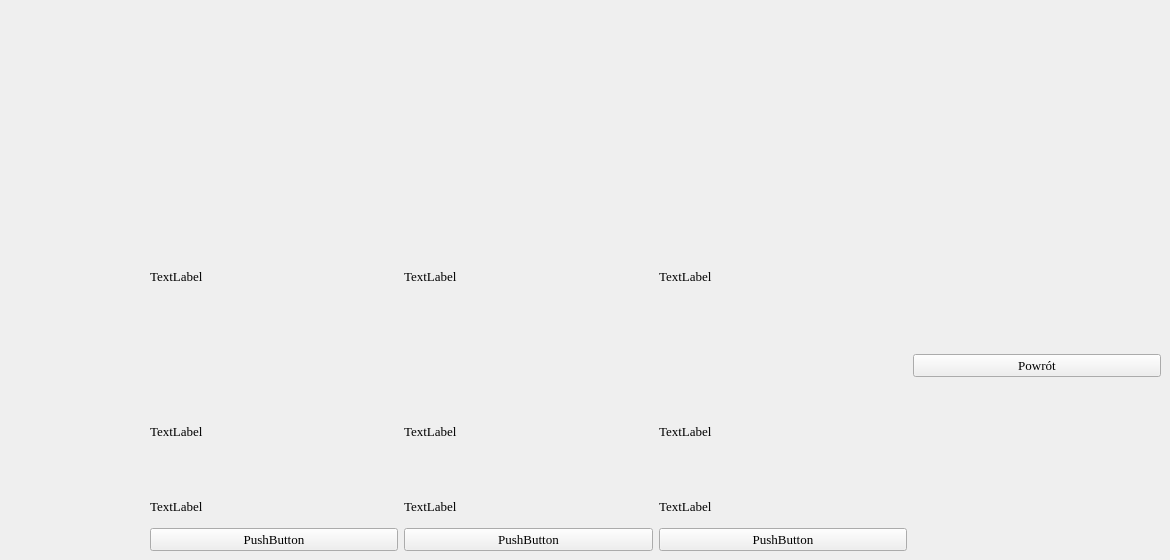
      <widget class="QWidget" name="page_5">
       <widget class="QWidget" name="horizontalLayoutWidget">
        <property name="geometry">
         <rect>
          <x>150</x>
          <y>180</y>
          <width>1011</width>
          <height>371</height>
         </rect>
        </property>
        <layout class="QHBoxLayout" name="horizontal_layout_5">
         <item>
          <layout class="QVBoxLayout" name="town_hero_1_layout">
           <property name="sizeConstraint">
            <enum>QLayout::SetFixedSize</enum>
           </property>
           <item>
            <widget class="QLabel" name="label_13">
             <property name="minimumSize">
              <size>
               <width>0</width>
               <height>192</height>
              </size>
             </property>
             <property name="maximumSize">
              <size>
               <width>16777215</width>
               <height>192</height>
              </size>
             </property>
             <property name="font">
              <font>
               <family>Times New Roman</family>
               <pointsize>10</pointsize>
              </font>
             </property>
             <property name="text">
              <string>TextLabel</string>
             </property>
            </widget>
           </item>
           <item>
            <widget class="QLabel" name="label_14">
             <property name="font">
              <font>
               <family>Times New Roman</family>
               <pointsize>10</pointsize>
              </font>
             </property>
             <property name="text">
              <string>TextLabel</string>
             </property>
            </widget>
           </item>
           <item>
            <widget class="QLabel" name="label_16">
             <property name="minimumSize">
              <size>
               <width>0</width>
               <height>32</height>
              </size>
             </property>
             <property name="maximumSize">
              <size>
               <width>16777215</width>
               <height>32</height>
              </size>
             </property>
             <property name="font">
              <font>
               <family>Times New Roman</family>
               <pointsize>10</pointsize>
              </font>
             </property>
             <property name="text">
              <string>TextLabel</string>
             </property>
            </widget>
           </item>
           <item>
            <widget class="QPushButton" name="buy_hero_1_button">
             <property name="font">
              <font>
               <family>Times New Roman</family>
               <pointsize>10</pointsize>
              </font>
             </property>
             <property name="text">
              <string>PushButton</string>
             </property>
            </widget>
           </item>
          </layout>
         </item>
         <item>
          <layout class="QVBoxLayout" name="town_hero_2_layout">
           <property name="sizeConstraint">
            <enum>QLayout::SetFixedSize</enum>
           </property>
           <item>
            <widget class="QLabel" name="label_17">
             <property name="minimumSize">
              <size>
               <width>0</width>
               <height>192</height>
              </size>
             </property>
             <property name="maximumSize">
              <size>
               <width>16777215</width>
               <height>192</height>
              </size>
             </property>
             <property name="font">
              <font>
               <family>Times New Roman</family>
               <pointsize>10</pointsize>
              </font>
             </property>
             <property name="text">
              <string>TextLabel</string>
             </property>
            </widget>
           </item>
           <item>
            <widget class="QLabel" name="label_18">
             <property name="font">
              <font>
               <family>Times New Roman</family>
               <pointsize>10</pointsize>
              </font>
             </property>
             <property name="text">
              <string>TextLabel</string>
             </property>
            </widget>
           </item>
           <item>
            <widget class="QLabel" name="label_24">
             <property name="minimumSize">
              <size>
               <width>0</width>
               <height>32</height>
              </size>
             </property>
             <property name="maximumSize">
              <size>
               <width>16777215</width>
               <height>32</height>
              </size>
             </property>
             <property name="font">
              <font>
               <family>Times New Roman</family>
               <pointsize>10</pointsize>
              </font>
             </property>
             <property name="text">
              <string>TextLabel</string>
             </property>
            </widget>
           </item>
           <item>
            <widget class="QPushButton" name="buy_hero_2_button">
             <property name="font">
              <font>
               <family>Times New Roman</family>
               <pointsize>10</pointsize>
              </font>
             </property>
             <property name="text">
              <string>PushButton</string>
             </property>
            </widget>
           </item>
          </layout>
         </item>
         <item>
          <layout class="QVBoxLayout" name="town_hero_3_layout">
           <property name="sizeConstraint">
            <enum>QLayout::SetFixedSize</enum>
           </property>
           <item>
            <widget class="QLabel" name="label_25">
             <property name="minimumSize">
              <size>
               <width>0</width>
               <height>192</height>
              </size>
             </property>
             <property name="maximumSize">
              <size>
               <width>16777215</width>
               <height>192</height>
              </size>
             </property>
             <property name="font">
              <font>
               <family>Times New Roman</family>
               <pointsize>10</pointsize>
              </font>
             </property>
             <property name="text">
              <string>TextLabel</string>
             </property>
            </widget>
           </item>
           <item>
            <widget class="QLabel" name="label_26">
             <property name="font">
              <font>
               <family>Times New Roman</family>
               <pointsize>10</pointsize>
              </font>
             </property>
             <property name="text">
              <string>TextLabel</string>
             </property>
            </widget>
           </item>
           <item>
            <widget class="QLabel" name="label_28">
             <property name="minimumSize">
              <size>
               <width>0</width>
               <height>32</height>
              </size>
             </property>
             <property name="maximumSize">
              <size>
               <width>16777215</width>
               <height>32</height>
              </size>
             </property>
             <property name="font">
              <font>
               <family>Times New Roman</family>
               <pointsize>10</pointsize>
              </font>
             </property>
             <property name="text">
              <string>TextLabel</string>
             </property>
            </widget>
           </item>
           <item>
            <widget class="QPushButton" name="buy_hero_3_button">
             <property name="font">
              <font>
               <family>Times New Roman</family>
               <pointsize>10</pointsize>
              </font>
             </property>
             <property name="text">
              <string>PushButton</string>
             </property>
            </widget>
           </item>
          </layout>
         </item>
         <item>
          <layout class="QVBoxLayout" name="town_hero_return_layout">
           <property name="sizeConstraint">
            <enum>QLayout::SetFixedSize</enum>
           </property>
           <item>
            <widget class="QPushButton" name="town_hero_return_button">
             <property name="font">
              <font>
               <family>Times New Roman</family>
               <pointsize>10</pointsize>
              </font>
             </property>
             <property name="text">
              <string>Powrót</string>
             </property>
            </widget>
           </item>
          </layout>
         </item>
        </layout>
       </widget>
      </widget>
